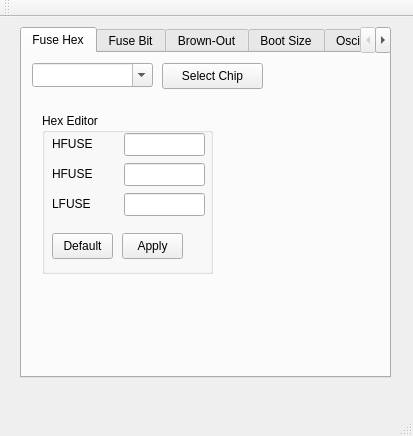
<?xml version="1.0" encoding="UTF-8"?>
<ui version="4.0">
 <class>fuse_calc</class>
 <widget class="QMainWindow" name="fuse_calc">
  <property name="geometry">
   <rect>
    <x>0</x>
    <y>0</y>
    <width>413</width>
    <height>436</height>
   </rect>
  </property>
  <property name="windowTitle">
   <string>ATMega Fuse Calculator</string>
  </property>
  <widget class="QWidget" name="centralWidget">
   <widget class="QTabWidget" name="tabFuseCalc">
    <property name="geometry">
     <rect>
      <x>20</x>
      <y>10</y>
      <width>371</width>
      <height>351</height>
     </rect>
    </property>
    <property name="currentIndex">
     <number>0</number>
    </property>
    <widget class="QWidget" name="tabFuseHex">
     <attribute name="title">
      <string>Fuse Hex</string>
     </attribute>
     <widget class="QComboBox" name="cmbSelectChip">
      <property name="geometry">
       <rect>
        <x>10</x>
        <y>10</y>
        <width>121</width>
        <height>24</height>
       </rect>
      </property>
      <property name="editable">
       <bool>true</bool>
      </property>
     </widget>
     <widget class="QPushButton" name="btnSelectChip">
      <property name="geometry">
       <rect>
        <x>140</x>
        <y>10</y>
        <width>101</width>
        <height>26</height>
       </rect>
      </property>
      <property name="text">
       <string>Select Chip</string>
      </property>
     </widget>
     <widget class="QGroupBox" name="grpFuseHex">
      <property name="geometry">
       <rect>
        <x>20</x>
        <y>60</y>
        <width>171</width>
        <height>161</height>
       </rect>
      </property>
      <property name="title">
       <string>Hex Editor</string>
      </property>
      <widget class="QLineEdit" name="txtEFUSE">
       <property name="geometry">
        <rect>
         <x>82</x>
         <y>20</y>
         <width>81</width>
         <height>23</height>
        </rect>
       </property>
      </widget>
      <widget class="QLineEdit" name="txtHFUSE">
       <property name="geometry">
        <rect>
         <x>82</x>
         <y>50</y>
         <width>81</width>
         <height>23</height>
        </rect>
       </property>
      </widget>
      <widget class="QLineEdit" name="txtLFUSE">
       <property name="geometry">
        <rect>
         <x>82</x>
         <y>80</y>
         <width>81</width>
         <height>23</height>
        </rect>
       </property>
      </widget>
      <widget class="QPushButton" name="btnFuseHexDefault">
       <property name="geometry">
        <rect>
         <x>10</x>
         <y>120</y>
         <width>61</width>
         <height>26</height>
        </rect>
       </property>
       <property name="text">
        <string>Default</string>
       </property>
      </widget>
      <widget class="QLabel" name="lblFuseHexEFUSE">
       <property name="geometry">
        <rect>
         <x>10</x>
         <y>20</y>
         <width>54</width>
         <height>21</height>
        </rect>
       </property>
       <property name="text">
        <string>HFUSE</string>
       </property>
      </widget>
      <widget class="QLabel" name="lblFuseHexHFUSE">
       <property name="geometry">
        <rect>
         <x>10</x>
         <y>50</y>
         <width>54</width>
         <height>21</height>
        </rect>
       </property>
       <property name="text">
        <string>HFUSE</string>
       </property>
      </widget>
      <widget class="QLabel" name="lblFuseHexLFUSE">
       <property name="geometry">
        <rect>
         <x>10</x>
         <y>80</y>
         <width>54</width>
         <height>21</height>
        </rect>
       </property>
       <property name="text">
        <string>LFUSE</string>
       </property>
      </widget>
      <widget class="QPushButton" name="btnFuseHexApply">
       <property name="geometry">
        <rect>
         <x>80</x>
         <y>120</y>
         <width>61</width>
         <height>26</height>
        </rect>
       </property>
       <property name="text">
        <string>Apply</string>
       </property>
      </widget>
     </widget>
    </widget>
    <widget class="QWidget" name="tabFuseBit">
     <attribute name="title">
      <string>Fuse Bit</string>
     </attribute>
     <widget class="QGroupBox" name="grpFuse_0">
      <property name="geometry">
       <rect>
        <x>40</x>
        <y>10</y>
        <width>101</width>
        <height>261</height>
       </rect>
      </property>
      <property name="title">
       <string>LFUSE</string>
      </property>
      <widget class="QCheckBox" name="chkFUSE0_0">
       <property name="geometry">
        <rect>
         <x>10</x>
         <y>20</y>
         <width>84</width>
         <height>20</height>
        </rect>
       </property>
       <property name="text">
        <string>UNUSED</string>
       </property>
      </widget>
      <widget class="QCheckBox" name="chkFUSE1_0">
       <property name="geometry">
        <rect>
         <x>10</x>
         <y>50</y>
         <width>84</width>
         <height>20</height>
        </rect>
       </property>
       <property name="text">
        <string>UNUSED</string>
       </property>
      </widget>
      <widget class="QCheckBox" name="chkFUSE2_0">
       <property name="geometry">
        <rect>
         <x>10</x>
         <y>80</y>
         <width>84</width>
         <height>20</height>
        </rect>
       </property>
       <property name="text">
        <string>UNUSED</string>
       </property>
      </widget>
      <widget class="QCheckBox" name="chkFUSE3_0">
       <property name="geometry">
        <rect>
         <x>10</x>
         <y>110</y>
         <width>84</width>
         <height>20</height>
        </rect>
       </property>
       <property name="text">
        <string>UNUSED</string>
       </property>
      </widget>
      <widget class="QCheckBox" name="chkFUSE4_0">
       <property name="geometry">
        <rect>
         <x>10</x>
         <y>140</y>
         <width>84</width>
         <height>20</height>
        </rect>
       </property>
       <property name="text">
        <string>UNUSED</string>
       </property>
      </widget>
      <widget class="QCheckBox" name="chkFUSE5_0">
       <property name="geometry">
        <rect>
         <x>10</x>
         <y>170</y>
         <width>84</width>
         <height>20</height>
        </rect>
       </property>
       <property name="text">
        <string>UNUSED</string>
       </property>
      </widget>
      <widget class="QCheckBox" name="chkFUSE6_0">
       <property name="geometry">
        <rect>
         <x>10</x>
         <y>200</y>
         <width>84</width>
         <height>20</height>
        </rect>
       </property>
       <property name="text">
        <string>UNUSED</string>
       </property>
      </widget>
      <widget class="QCheckBox" name="chkFUSE7_0">
       <property name="geometry">
        <rect>
         <x>10</x>
         <y>230</y>
         <width>84</width>
         <height>20</height>
        </rect>
       </property>
       <property name="text">
        <string>UNUSED</string>
       </property>
      </widget>
     </widget>
     <widget class="QGroupBox" name="grpFuse_1">
      <property name="geometry">
       <rect>
        <x>150</x>
        <y>10</y>
        <width>101</width>
        <height>261</height>
       </rect>
      </property>
      <property name="title">
       <string>HFUSE</string>
      </property>
      <widget class="QCheckBox" name="chkFUSE0_1">
       <property name="geometry">
        <rect>
         <x>10</x>
         <y>20</y>
         <width>84</width>
         <height>20</height>
        </rect>
       </property>
       <property name="text">
        <string>UNUSED</string>
       </property>
      </widget>
      <widget class="QCheckBox" name="chkFUSE1_1">
       <property name="geometry">
        <rect>
         <x>10</x>
         <y>50</y>
         <width>84</width>
         <height>20</height>
        </rect>
       </property>
       <property name="text">
        <string>UNUSED</string>
       </property>
      </widget>
      <widget class="QCheckBox" name="chkFUSE2_1">
       <property name="geometry">
        <rect>
         <x>10</x>
         <y>80</y>
         <width>84</width>
         <height>20</height>
        </rect>
       </property>
       <property name="text">
        <string>UNUSED</string>
       </property>
      </widget>
      <widget class="QCheckBox" name="chkFUSE3_1">
       <property name="geometry">
        <rect>
         <x>10</x>
         <y>110</y>
         <width>84</width>
         <height>20</height>
        </rect>
       </property>
       <property name="text">
        <string>UNUSED</string>
       </property>
      </widget>
      <widget class="QCheckBox" name="chkFUSE4_1">
       <property name="geometry">
        <rect>
         <x>10</x>
         <y>140</y>
         <width>84</width>
         <height>20</height>
        </rect>
       </property>
       <property name="text">
        <string>UNUSED</string>
       </property>
      </widget>
      <widget class="QCheckBox" name="chkFUSE5_1">
       <property name="geometry">
        <rect>
         <x>10</x>
         <y>170</y>
         <width>84</width>
         <height>20</height>
        </rect>
       </property>
       <property name="text">
        <string>UNUSED</string>
       </property>
      </widget>
      <widget class="QCheckBox" name="chkFUSE6_1">
       <property name="geometry">
        <rect>
         <x>10</x>
         <y>200</y>
         <width>84</width>
         <height>20</height>
        </rect>
       </property>
       <property name="text">
        <string>UNUSED</string>
       </property>
      </widget>
      <widget class="QCheckBox" name="chkFUSE7_1">
       <property name="geometry">
        <rect>
         <x>10</x>
         <y>230</y>
         <width>84</width>
         <height>20</height>
        </rect>
       </property>
       <property name="text">
        <string>UNUSED</string>
       </property>
      </widget>
     </widget>
     <widget class="QGroupBox" name="grpFuse_2">
      <property name="geometry">
       <rect>
        <x>260</x>
        <y>10</y>
        <width>101</width>
        <height>261</height>
       </rect>
      </property>
      <property name="title">
       <string>EFUSE</string>
      </property>
      <widget class="QCheckBox" name="chkFUSE0_2">
       <property name="geometry">
        <rect>
         <x>10</x>
         <y>20</y>
         <width>84</width>
         <height>20</height>
        </rect>
       </property>
       <property name="text">
        <string>UNUSED</string>
       </property>
      </widget>
      <widget class="QCheckBox" name="chkFUSE1_2">
       <property name="geometry">
        <rect>
         <x>10</x>
         <y>50</y>
         <width>84</width>
         <height>20</height>
        </rect>
       </property>
       <property name="text">
        <string>UNUSED</string>
       </property>
      </widget>
      <widget class="QCheckBox" name="chkFUSE2_2">
       <property name="geometry">
        <rect>
         <x>10</x>
         <y>80</y>
         <width>84</width>
         <height>20</height>
        </rect>
       </property>
       <property name="text">
        <string>UNUSED</string>
       </property>
      </widget>
      <widget class="QCheckBox" name="chkFUSE3_2">
       <property name="geometry">
        <rect>
         <x>10</x>
         <y>110</y>
         <width>84</width>
         <height>20</height>
        </rect>
       </property>
       <property name="text">
        <string>UNUSED</string>
       </property>
      </widget>
      <widget class="QCheckBox" name="chkFUSE4_2">
       <property name="geometry">
        <rect>
         <x>10</x>
         <y>140</y>
         <width>84</width>
         <height>20</height>
        </rect>
       </property>
       <property name="text">
        <string>UNUSED</string>
       </property>
      </widget>
      <widget class="QCheckBox" name="chkFUSE5_2">
       <property name="geometry">
        <rect>
         <x>10</x>
         <y>170</y>
         <width>84</width>
         <height>20</height>
        </rect>
       </property>
       <property name="text">
        <string>UNUSED</string>
       </property>
      </widget>
      <widget class="QCheckBox" name="chkFUSE6_2">
       <property name="geometry">
        <rect>
         <x>10</x>
         <y>200</y>
         <width>84</width>
         <height>20</height>
        </rect>
       </property>
       <property name="text">
        <string>UNUSED</string>
       </property>
      </widget>
      <widget class="QCheckBox" name="chkFUSE7_2">
       <property name="geometry">
        <rect>
         <x>10</x>
         <y>230</y>
         <width>84</width>
         <height>20</height>
        </rect>
       </property>
       <property name="text">
        <string>UNUSED</string>
       </property>
      </widget>
     </widget>
     <widget class="QLabel" name="lblBit_0">
      <property name="geometry">
       <rect>
        <x>10</x>
        <y>30</y>
        <width>31</width>
        <height>20</height>
       </rect>
      </property>
      <property name="text">
       <string>Bit 0</string>
      </property>
     </widget>
     <widget class="QLabel" name="lblBit_1">
      <property name="geometry">
       <rect>
        <x>10</x>
        <y>60</y>
        <width>31</width>
        <height>20</height>
       </rect>
      </property>
      <property name="text">
       <string>Bit 1</string>
      </property>
     </widget>
     <widget class="QLabel" name="lblBit_2">
      <property name="geometry">
       <rect>
        <x>10</x>
        <y>90</y>
        <width>31</width>
        <height>20</height>
       </rect>
      </property>
      <property name="text">
       <string>Bit 2</string>
      </property>
     </widget>
     <widget class="QLabel" name="lblBit_3">
      <property name="geometry">
       <rect>
        <x>10</x>
        <y>120</y>
        <width>31</width>
        <height>20</height>
       </rect>
      </property>
      <property name="text">
       <string>Bit 3</string>
      </property>
     </widget>
     <widget class="QLabel" name="lblBit_4">
      <property name="geometry">
       <rect>
        <x>10</x>
        <y>150</y>
        <width>31</width>
        <height>20</height>
       </rect>
      </property>
      <property name="text">
       <string>Bit 4</string>
      </property>
     </widget>
     <widget class="QLabel" name="lblBit_5">
      <property name="geometry">
       <rect>
        <x>10</x>
        <y>180</y>
        <width>31</width>
        <height>20</height>
       </rect>
      </property>
      <property name="text">
       <string>Bit 5</string>
      </property>
     </widget>
     <widget class="QLabel" name="lblBit_6">
      <property name="geometry">
       <rect>
        <x>10</x>
        <y>210</y>
        <width>31</width>
        <height>20</height>
       </rect>
      </property>
      <property name="text">
       <string>Bit 6</string>
      </property>
     </widget>
     <widget class="QLabel" name="lblBit_7">
      <property name="geometry">
       <rect>
        <x>10</x>
        <y>240</y>
        <width>31</width>
        <height>20</height>
       </rect>
      </property>
      <property name="text">
       <string>Bit 7</string>
      </property>
     </widget>
     <widget class="QPushButton" name="btnFuseBitDefault">
      <property name="geometry">
       <rect>
        <x>30</x>
        <y>280</y>
        <width>71</width>
        <height>26</height>
       </rect>
      </property>
      <property name="text">
       <string>Default</string>
      </property>
     </widget>
     <widget class="QPushButton" name="btnFuseBitApply">
      <property name="geometry">
       <rect>
        <x>140</x>
        <y>280</y>
        <width>71</width>
        <height>26</height>
       </rect>
      </property>
      <property name="text">
       <string>Calc</string>
      </property>
     </widget>
     <widget class="QPushButton" name="btnFuseBitUnrestrict">
      <property name="geometry">
       <rect>
        <x>240</x>
        <y>280</y>
        <width>71</width>
        <height>26</height>
       </rect>
      </property>
      <property name="text">
       <string>Unrestrict</string>
      </property>
     </widget>
    </widget>
    <widget class="QWidget" name="tabBOD">
     <attribute name="title">
      <string>Brown-Out</string>
     </attribute>
     <widget class="QComboBox" name="cmbBOD">
      <property name="geometry">
       <rect>
        <x>130</x>
        <y>10</y>
        <width>151</width>
        <height>24</height>
       </rect>
      </property>
     </widget>
     <widget class="QPushButton" name="btnBODApply">
      <property name="geometry">
       <rect>
        <x>20</x>
        <y>10</y>
        <width>85</width>
        <height>26</height>
       </rect>
      </property>
      <property name="text">
       <string>Calc</string>
      </property>
     </widget>
    </widget>
    <widget class="QWidget" name="tabBootSz">
     <attribute name="title">
      <string>Boot Size</string>
     </attribute>
     <widget class="QComboBox" name="cmbBootSz">
      <property name="geometry">
       <rect>
        <x>130</x>
        <y>10</y>
        <width>151</width>
        <height>24</height>
       </rect>
      </property>
     </widget>
     <widget class="QPushButton" name="btnBootSzApply">
      <property name="geometry">
       <rect>
        <x>20</x>
        <y>10</y>
        <width>85</width>
        <height>26</height>
       </rect>
      </property>
      <property name="text">
       <string>Calc</string>
      </property>
     </widget>
    </widget>
    <widget class="QWidget" name="tabOsc">
     <attribute name="title">
      <string>Oscillator</string>
     </attribute>
     <widget class="QPushButton" name="btnOscApply">
      <property name="geometry">
       <rect>
        <x>20</x>
        <y>10</y>
        <width>85</width>
        <height>26</height>
       </rect>
      </property>
      <property name="text">
       <string>Calc</string>
      </property>
     </widget>
     <widget class="QComboBox" name="cmbOsc">
      <property name="geometry">
       <rect>
        <x>120</x>
        <y>10</y>
        <width>231</width>
        <height>24</height>
       </rect>
      </property>
     </widget>
    </widget>
   </widget>
  </widget>
  <widget class="QMenuBar" name="menuBar">
   <property name="geometry">
    <rect>
     <x>0</x>
     <y>0</y>
     <width>413</width>
     <height>19</height>
    </rect>
   </property>
  </widget>
  <widget class="QToolBar" name="mainToolBar">
   <attribute name="toolBarArea">
    <enum>TopToolBarArea</enum>
   </attribute>
   <attribute name="toolBarBreak">
    <bool>false</bool>
   </attribute>
  </widget>
  <widget class="QStatusBar" name="statusBar"/>
 </widget>
 <layoutdefault spacing="6" margin="11"/>
 <resources/>
 <connections/>
</ui>
